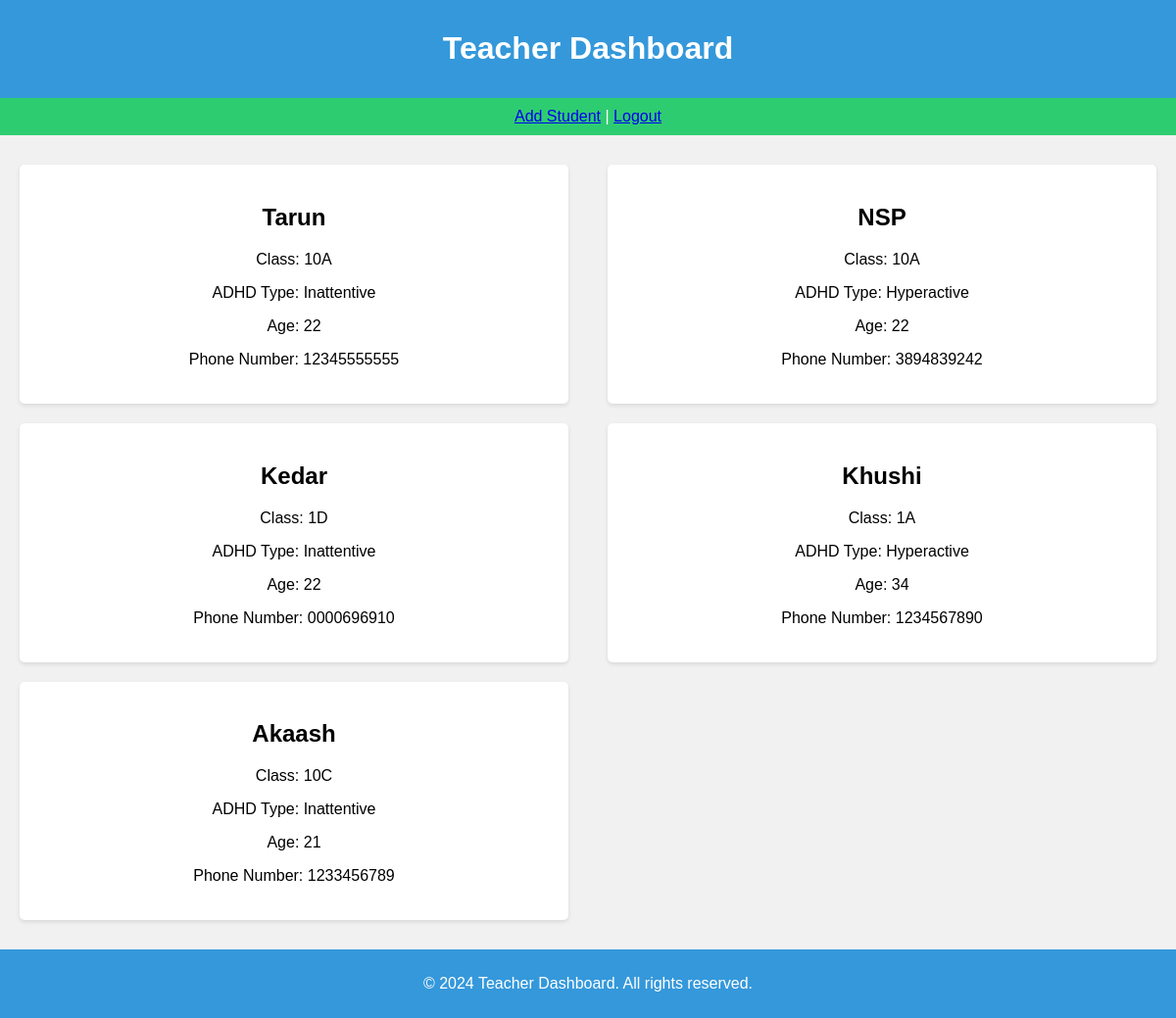
The page /dashboard (signed in) on the database its author committed.
### gptFlask.py (models this page shows)
class Student(db.Model):
    id = db.Column(db.Integer, primary_key=True)
    name = db.Column(db.String(100), nullable=False)
    age = db.Column(db.Integer, nullable=False)
    class_ = db.Column(db.String(50), nullable=False)
    adhd_type = db.Column(db.String(50))
    phone_no = db.Column(db.String(20), nullable=False)

### gptFlask.py (the view)
@app.route('/dashboard', methods=['GET', 'POST'])
@login_required
def dashboard():
    students = Student.query.all()
    return render_template('dashboard.html', students=students)

### gptFlask.py (called while the page is built)
@login_manager.user_loader
def load_user(user_id):
    return User.query.get(int(user_id))

### templates/dashboard.html (shortened to what this page needs)
<!DOCTYPE html>
<html lang="en">
<head>
</head>
<body>
    <header>
        <h1>Teacher Dashboard</h1>
    </header>
    <nav>
        <a href="{{ url_for('addStudent') }}">Add Student</a> |
        <a href="{{ url_for('logout') }}">Logout</a>
    </nav>
    <div class="container">
        {% for student in students %}
        <div class="card">
            <a href="{{ url_for('content', name=student.name, class_=student.class_, adhd_type=student.adhd_type, age=student.age, phone_no=student.phone_no) }}"><h2>{{ student.name }}</h2></a>
            <p>Class: {{ student.class_ }}</p>
            <p>ADHD Type: {{ student.adhd_type }}</p>
            <p>Age: {{ student.age }}</p>
            <p>Phone Number: {{ student.phone_no }}</p>
        </div>
        {% endfor %}
    </div>
    <footer>
        <p>&copy; 2024 Teacher Dashboard. All rights reserved.</p>
    </footer>
</body>
</html>

### templates/dashboard.html (style rules this page uses)
:root { --primary-color: #3498db; --secondary-color: #2ecc71; --text-color: #333; }
body { font-family: Arial, sans-serif; margin: 0; padding: 0; background-color: #f1f1f1; }
header, footer { background-color: var(--primary-color); color: white; text-align: center; padding: 10px 0; }
nav { background-color: var(--secondary-color); color: white; text-align: center; padding: 10px 0; }
.container { max-width: 1200px; margin: 20px auto; padding: 0 20px; display: flex; flex-wrap: wrap; justify-content: space-between; }
.card { background-color: white; padding: 20px; margin: 10px 0; border-radius: 5px; box-shadow: 0 2px 4px rgba(0, 0, 0, 0.1); width: calc(50% - 20px); box-sizing: border-box; cursor: pointer; transition: background-color 0.3s; text-align: center; }
.card a { color: inherit; text-decoration: none; }

### rows shown on the page
Student: name "Tarun", class_ "10A", adhd_type "Inattentive", age "22", phone_no "12345555555"
Student: name "NSP", class_ "10A", adhd_type "Hyperactive", age "22", phone_no "3894839242"
Student: name "Kedar", class_ "1D", adhd_type "Inattentive", age "22", phone_no "0000696910"
Student: name "Khushi", class_ "1A", adhd_type "Hyperactive", age "34", phone_no "1234567890"
Student: name "Akaash", class_ "10C", adhd_type "Inattentive", age "21", phone_no "1233456789"
